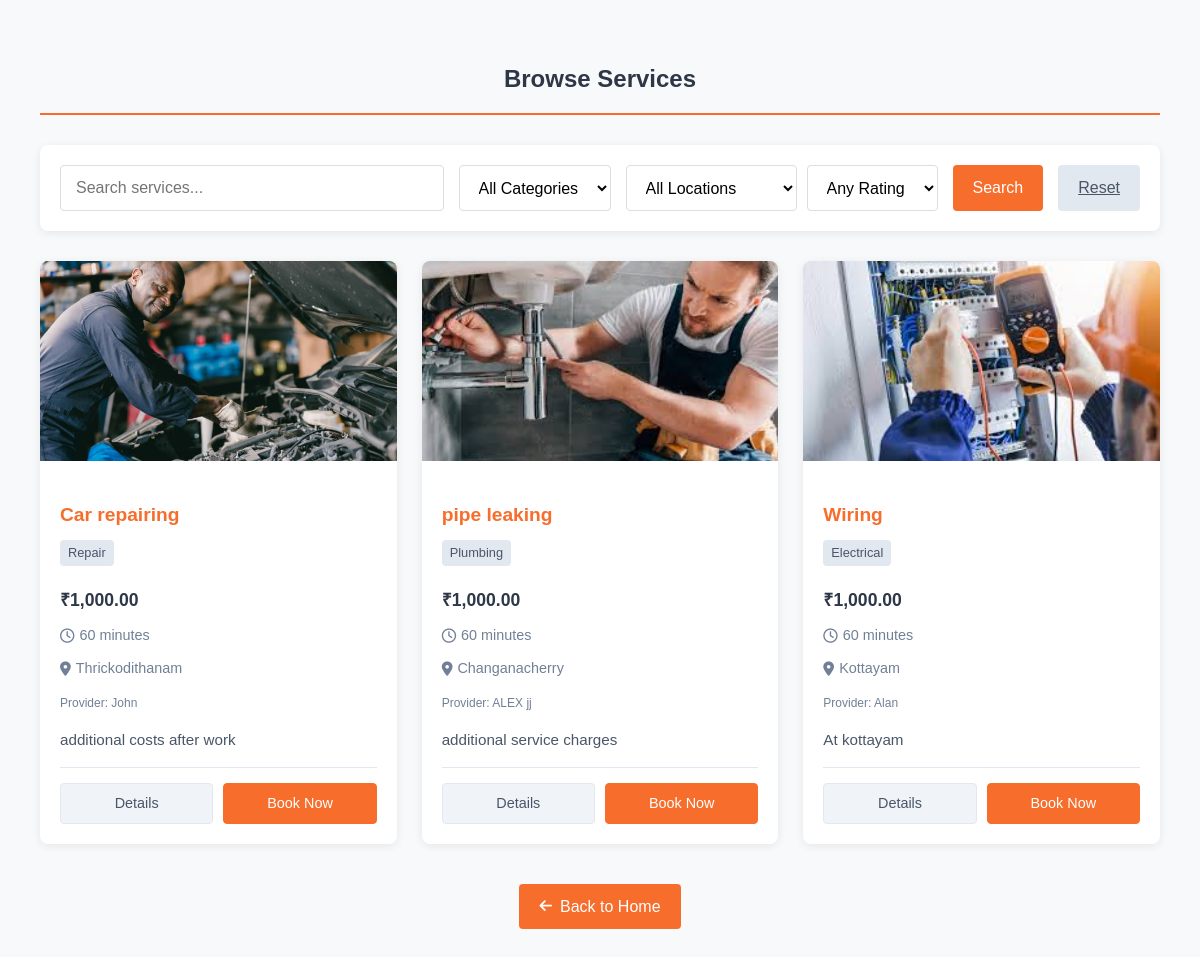
/services.php, run on the app's committed database.
### tables this page shows
CREATE TABLE `services` (
  `id` int(11) NOT NULL,
  `name` varchar(100) NOT NULL,
  `category_id` int(11) NOT NULL,
  `description` text NOT NULL,
  `base_price` decimal(10,2) NOT NULL,
  `duration_minutes` int(11) NOT NULL,
  `image` varchar(255) DEFAULT NULL,
  `created_at` timestamp NOT NULL DEFAULT current_timestamp()
);

CREATE TABLE `service_categories` (
  `id` int(11) NOT NULL,
  `name` varchar(50) NOT NULL,
  `description` text DEFAULT NULL,
  `icon` varchar(50) DEFAULT NULL
);

### services.php (the view, shortened to what this page needs)
<?php
include 'db.php';
$search = isset($_GET['search']) ? trim($_GET['search']) : '';
$page = isset($_GET['page']) ? max(1, intval($_GET['page'])) : 1;
$per_page = 12;
$sql = "
    SELECT
        s.id,
        s.name,
        s.description,
        s.base_price,
        s.duration_minutes,
        s.image,
        sc.name AS category_name,
        GROUP_CONCAT(DISTINCT u.city SEPARATOR ', ') AS locations,
        (
            SELECT GROUP_CONCAT(DISTINCT u.name SEPARATOR ', ')
            FROM provider_services ps
            JOIN users u ON ps.provider_id = u.id
            WHERE ps.service_id = s.id
        ) AS providers,
        (
            SELECT COUNT(DISTINCT ps.provider_id)
            FROM provider_services ps
            WHERE ps.service_id = s.id
        ) AS provider_count,
        (
            SELECT MIN(ps.price)
            FROM provider_services ps
            WHERE ps.service_id = s.id
        ) AS min_price,
        (
            SELECT MAX(ps.price)
            FROM provider_services ps
            WHERE ps.service_id = s.id
        ) AS max_price,
        AVG(p.avg_rating) AS avg_rating,
        (
            SELECT image_url
            FROM service_images si
            WHERE si.service_id = s.id
            LIMIT 1
        ) AS featured_image
    FROM services s
    JOIN service_categories sc ON s.category_id = sc.id
    JOIN provider_services ps ON s.id = ps.service_id
    JOIN users u ON ps.provider_id = u.id
    JOIN providers p ON u.id = p.user_id
    WHERE p.is_verified = 1
";
$sql .= " GROUP BY s.id";
$offset = ($page - 1) * $per_page;
$sql .= " ORDER BY avg_rating DESC, s.name ASC LIMIT $offset, $per_page";
$query = $conn->query($sql);
$services = $query ? $query->fetch_all(MYSQLI_ASSOC) : [];
?>
<!DOCTYPE html>
<html lang="en">
<head>
    <link rel="stylesheet" href="https://cdnjs.cloudflare.com/ajax/libs/font-awesome/6.4.0/css/all.min.css" />
</head>
<body>
    <div class="container">
        <h2>Browse Services</h2>
        <div class="search-container">
            <form method="GET" class="search-form">
                <input type="text" name="search" class="search-input"
                       placeholder="Search services..." value="<?= htmlspecialchars($search) ?>">
                <select name="category" class="category-select">
                    <option value="">All Categories</option>
                </select>
                <div class="filter-group">
                    <select name="location" class="location-select">
                        <option value="">All Locations</option>
                    </select>
                    <select name="min_rating" class="rating-select">
                        <option value="0">Any Rating</option>
                    </select>
                </div>
                <button type="submit" class="search-button">Search</button>
                <a href="services.php" class="reset-button">Reset</a>
            </form>
        </div>
        <div class="services-list">
            <?php if (count($services) > 0): ?>
                <?php foreach ($services as $service):
                    $imagePath = $service['featured_image'] ?: ($service['image'] ?: 'images/services/default.jpg');
                ?>
                    <div class="service-card">
                        <div class="service-image-container">
                            <img src="<?= htmlspecialchars($imagePath) ?>"
                                 alt="<?= htmlspecialchars($service['name']) ?>"
                                 class="service-image"
                                 onerror="this.src='images/services/default.jpg'">
                        </div>
                        <div class="service-info">
                            <h3 class="service-name"><?= htmlspecialchars($service['name']) ?></h3>
                            <span class="service-category"><?= htmlspecialchars($service['category_name']) ?></span>
                            <div class="service-price">
                                <?php if ($service['provider_count'] > 1): ?>
                                    <span>From ₹<?= number_format($service['min_price'], 2) ?></span>
                                    <small>(Base: ₹<?= number_format($service['base_price'], 2) ?>)</small>
                                <?php else: ?>
                                    <span>₹<?= number_format($service['base_price'], 2) ?></span>
                                <?php endif; ?>
                            </div>
                            <div class="service-duration">
                                <i class="far fa-clock"></i> <?= $service['duration_minutes'] ?> minutes
                            </div>
                            <?php if (!empty($service['locations'])): ?>
                                <div class="service-location">
                                    <i class="fas fa-map-marker-alt"></i> <?= htmlspecialchars($service['locations']) ?>
                                </div>
                            <?php endif; ?>
                            <?php if (!empty($service['providers'])): ?>
                                <div class="service-providers">
                                    <small>
                                        <?php if ($service['provider_count'] > 1): ?>
                                            <?= $service['provider_count'] ?> providers available
                                        <?php else: ?>
                                            Provider: <?= htmlspecialchars($service['providers']) ?>
                                        <?php endif; ?>
                                    </small>
                                </div>
                            <?php endif; ?>
                            <p class="service-description"><?= htmlspecialchars($service['description']) ?></p>
                            <div class="action-links">
                                <a href="service_detail.php?id=<?= $service['id'] ?>">Details</a>
                                <a href="book_service.php?service_id=<?= $service['id'] ?>">Book Now</a>
                            </div>
                        </div>
                    </div>
                <?php endforeach; ?>
            <?php endif; ?>
        </div>
        <div class="back-link-container">
            <a href="index.php" class="back-link">
                <i class="fas fa-arrow-left"></i> Back to Home
            </a>
        </div>
    </div>
</body>
</html>

### services.php (style rules this page uses)
body { font-family: 'Arial', sans-serif; line-height: 1.6; color: #333; background-color: #f8f9fa; margin: 0; padding: 20px; }
.container { max-width: 1200px; margin: 0 auto; padding: 20px; }
h2 { color: #2d3748; text-align: center; margin-bottom: 30px; padding-bottom: 15px; border-bottom: 2px solid #f76d2b; }
.search-container { background: white; padding: 20px; border-radius: 8px; box-shadow: 0 2px 10px rgba(0,0,0,0.08); margin-bottom: 30px; }
.search-form { display: flex; gap: 15px; flex-wrap: wrap; }
.search-input { flex: 1; min-width: 250px; padding: 10px 15px; border: 1px solid #ddd; border-radius: 4px; font-size: 16px; }
.category-select, .location-select, .rating-select { padding: 10px 15px; border: 1px solid #ddd; border-radius: 4px; font-size: 16px; background: white; }
.filter-group { display: flex; gap: 10px; }
.search-button { padding: 10px 20px; background-color: #f76d2b; color: white; border: none; border-radius: 4px; font-size: 16px; cursor: pointer; transition: background-color 0.3s; }
.reset-button { padding: 10px 20px; background-color: #e2e8f0; color: #4a5568; border: none; border-radius: 4px; font-size: 16px; cursor: pointer; transition: background-color 0.3s; }
.services-list { display: grid; grid-template-columns: repeat(auto-fill, minmax(300px, 1fr)); gap: 25px; margin-bottom: 40px; }
.service-card { background: white; border-radius: 8px; overflow: hidden; box-shadow: 0 2px 10px rgba(0,0,0,0.08); transition: transform 0.3s ease, box-shadow 0.3s ease; }
.service-image-container { height: 200px; position: relative; overflow: hidden; }
.service-image { width: 100%; height: 100%; object-fit: cover; }
.service-info { padding: 20px; }
.service-name { color: #f76d2b; font-size: 1.2rem; margin-bottom: 8px; }
.service-category { display: inline-block; background: #e2e8f0; color: #4a5568; padding: 3px 8px; border-radius: 4px; font-size: 0.8rem; margin-bottom: 10px; }
.service-price { font-weight: bold; color: #2d3748; margin: 10px 0; font-size: 1.1rem; }
.service-duration { color: #718096; font-size: 0.9rem; margin-bottom: 10px; display: flex; align-items: center; gap: 5px; }
.service-location { color: #718096; font-size: 0.9rem; margin-bottom: 10px; display: flex; align-items: center; gap: 5px; }
.service-providers { color: #718096; font-size: 0.9rem; margin-bottom: 10px; }
.service-description { color: #4a5568; font-size: 0.95rem; margin-bottom: 15px; line-height: 1.5; }
.action-links { border-top: 1px solid #e2e8f0; padding-top: 15px; display: flex; gap: 10px; }
.action-links a { flex: 1; text-align: center; padding: 8px 15px; border-radius: 4px; font-size: 0.9rem; text-decoration: none; transition: all 0.2s; }
.action-links a:first-child { background-color: #f0f4f8; color: #4a5568; border: 1px solid #e2e8f0; }
.action-links a:last-child { background-color: #f76d2b; color: white; border: 1px solid #f76d2b; }
.back-link-container { text-align: center; margin-top: 30px; }
.back-link { display: inline-flex; align-items: center; gap: 8px; padding: 10px 20px; background-color: #f76d2b; color: white; text-decoration: none; border-radius: 4px; font-weight: 500; transition: background-color 0.3s; }
.back-link i { font-size: 0.9rem; }

### data on the page
services: shows a picture, name "Car repairing", category.name "Repair", base_price "1,000.00", duration_minutes "60", locations "Thrickodithanam", providers "John", description "additional costs after work"
services: shows a picture, name "pipe leaking", category.name "Plumbing", base_price "1,000.00", duration_minutes "60", locations "Changanacherry", providers "ALEX jj", description "additional service charges"
services: shows a picture, name "Wiring", category.name "Electrical", base_price "1,000.00", duration_minutes "60", locations "Kottayam", providers "Alan", description "At kottayam"
